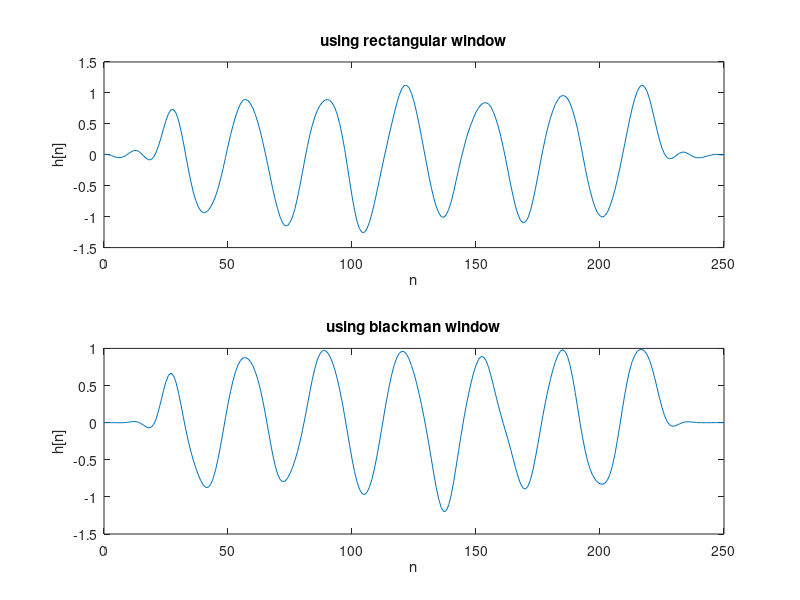

Reproduce this figure in MATLAB.
nn = 0:200;
x = cos(pi*nn/16) + 0.25*randn(1,201);

n = 0:1:50;
nc = 25;
h = zeros(51,1);

for ii=0:50
    if n(ii+1) == nc
        h(ii+1) = 0.165;
        continue;
    end
    h(ii+1) = sin((pi/6)*(n(ii+1)-nc))/((pi)*(n(ii+1)-nc));
end
h = conv(h , x);
len = length(h);
n = 0:len-1;
subplot(2,1,1);
plot(n , h);
xlabel('n');
ylabel('h[n]');
title('using rectangular window');

nn = 0:200;
x = cos(pi*nn/16) + 0.25*randn(1,201);

n = 0:1:50;
nc = 25;
h = zeros(51,1);

for ii=0:50
    if n(ii+1) == nc
        h(ii+1) = 0.165;
        continue;
    end
    h(ii+1) = sin((pi/6)*(n(ii+1)-nc))/((pi)*(n(ii+1)-nc));
end
window = blackman(51);
h = window.*h;
h = conv(h , x);
len = length(h);
n = 0:len-1;
subplot(2,1,2);
plot(n , h);
xlabel('n');
ylabel('h[n]');
title('using blackman window');
